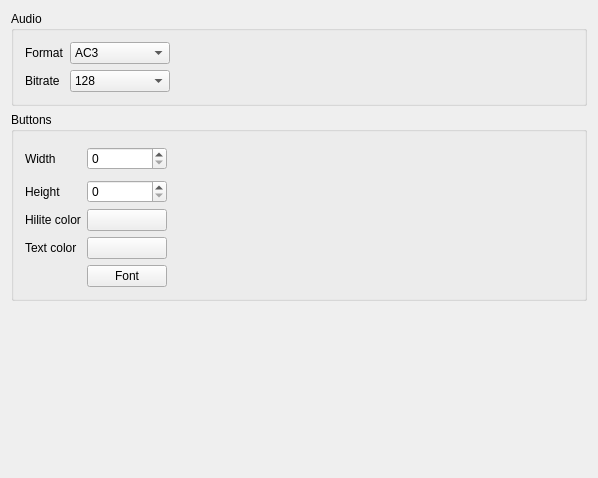
<?xml version="1.0" encoding="UTF-8"?>
<ui version="4.0">
 <class>prefAuthor</class>
 <widget class="QWidget" name="prefAuthor">
  <property name="geometry">
   <rect>
    <x>0</x>
    <y>0</y>
    <width>598</width>
    <height>478</height>
   </rect>
  </property>
  <property name="windowTitle">
   <string>Authoring options</string>
  </property>
  <layout class="QGridLayout">
   <item row="0" column="0">
    <widget class="QGroupBox" name="groupBox1">
     <property name="title">
      <string>Audio</string>
     </property>
     <layout class="QGridLayout">
      <item row="0" column="1">
       <widget class="QComboBox" name="cbAudioFormat">
        <property name="minimumSize">
         <size>
          <width>100</width>
          <height>0</height>
         </size>
        </property>
        <item>
         <property name="text">
          <string>AC3</string>
         </property>
        </item>
        <item>
         <property name="text">
          <string>MP2</string>
         </property>
        </item>
       </widget>
      </item>
      <item row="1" column="1">
       <widget class="QComboBox" name="cbAudioBitrate">
        <item>
         <property name="text">
          <string>128</string>
         </property>
        </item>
        <item>
         <property name="text">
          <string>160</string>
         </property>
        </item>
        <item>
         <property name="text">
          <string>192</string>
         </property>
        </item>
        <item>
         <property name="text">
          <string>224</string>
         </property>
        </item>
        <item>
         <property name="text">
          <string>256</string>
         </property>
        </item>
        <item>
         <property name="text">
          <string>320</string>
         </property>
        </item>
        <item>
         <property name="text">
          <string>384</string>
         </property>
        </item>
        <item>
         <property name="text">
          <string>448</string>
         </property>
        </item>
       </widget>
      </item>
      <item row="0" column="0">
       <widget class="QLabel" name="textLabel1">
        <property name="text">
         <string>Format</string>
        </property>
        <property name="wordWrap">
         <bool>false</bool>
        </property>
       </widget>
      </item>
      <item row="1" column="0">
       <widget class="QLabel" name="textLabel2">
        <property name="text">
         <string>Bitrate</string>
        </property>
        <property name="wordWrap">
         <bool>false</bool>
        </property>
       </widget>
      </item>
      <item row="0" column="2" rowspan="2">
       <spacer>
        <property name="orientation">
         <enum>Qt::Horizontal</enum>
        </property>
        <property name="sizeType">
         <enum>QSizePolicy::Expanding</enum>
        </property>
        <property name="sizeHint" stdset="0">
         <size>
          <width>151</width>
          <height>21</height>
         </size>
        </property>
       </spacer>
      </item>
     </layout>
    </widget>
   </item>
   <item row="2" column="0">
    <spacer>
     <property name="orientation">
      <enum>Qt::Vertical</enum>
     </property>
     <property name="sizeType">
      <enum>QSizePolicy::Expanding</enum>
     </property>
     <property name="sizeHint" stdset="0">
      <size>
       <width>20</width>
       <height>60</height>
      </size>
     </property>
    </spacer>
   </item>
   <item row="1" column="0">
    <widget class="QGroupBox" name="groupBox2">
     <property name="title">
      <string>Buttons</string>
     </property>
     <layout class="QGridLayout">
      <item row="0" column="0">
       <widget class="QLabel" name="textLabel3">
        <property name="text">
         <string>Width</string>
        </property>
        <property name="wordWrap">
         <bool>false</bool>
        </property>
       </widget>
      </item>
      <item row="0" column="2">
       <spacer>
        <property name="orientation">
         <enum>Qt::Horizontal</enum>
        </property>
        <property name="sizeType">
         <enum>QSizePolicy::Expanding</enum>
        </property>
        <property name="sizeHint" stdset="0">
         <size>
          <width>121</width>
          <height>31</height>
         </size>
        </property>
       </spacer>
      </item>
      <item row="1" column="0">
       <widget class="QLabel" name="textLabel5">
        <property name="text">
         <string>Height</string>
        </property>
        <property name="wordWrap">
         <bool>false</bool>
        </property>
       </widget>
      </item>
      <item row="1" column="1">
       <widget class="QSpinBox" name="inButtonHeight">
        <property name="maximum">
         <number>480</number>
        </property>
        <property name="minValue" stdset="0">
         <number>0</number>
        </property>
        <property name="maxValue" stdset="0">
         <number>480</number>
        </property>
       </widget>
      </item>
      <item row="0" column="1">
       <widget class="QSpinBox" name="inButtonWidth">
        <property name="maximum">
         <number>700</number>
        </property>
        <property name="minValue" stdset="0">
         <number>0</number>
        </property>
        <property name="maxValue" stdset="0">
         <number>700</number>
        </property>
       </widget>
      </item>
      <item row="4" column="1">
       <widget class="KPushButton" name="bButtonFont">
        <property name="text">
         <string>Font</string>
        </property>
       </widget>
      </item>
      <item row="2" column="0">
       <widget class="QLabel" name="textLabel6">
        <property name="text">
         <string>Hilite color</string>
        </property>
        <property name="wordWrap">
         <bool>false</bool>
        </property>
       </widget>
      </item>
      <item row="2" column="1">
       <widget class="KColorButton" name="cbHiliteColor">
        <property name="text">
         <string/>
        </property>
       </widget>
      </item>
      <item row="3" column="0">
       <widget class="QLabel" name="textLabel6_2">
        <property name="text">
         <string>Text color</string>
        </property>
        <property name="wordWrap">
         <bool>false</bool>
        </property>
       </widget>
      </item>
      <item row="3" column="1">
       <widget class="KColorButton" name="cbTextColor">
        <property name="text">
         <string/>
        </property>
       </widget>
      </item>
     </layout>
    </widget>
   </item>
  </layout>
 </widget>
 <layoutdefault spacing="6" margin="11"/>
 <customwidgets>
  <customwidget>
   <class>KPushButton</class>
   <extends>QPushButton</extends>
   <header>kpushbutton.h</header>
  </customwidget>
  <customwidget>
   <class>KColorButton</class>
   <extends>QPushButton</extends>
   <header>kcolorbutton.h</header>
  </customwidget>
 </customwidgets>
 <includes>
  <include location="local">kpushbutton.h</include>
  <include location="local">kcolorbutton.h</include>
  <include location="local">kcolorbutton.h</include>
 </includes>
 <resources/>
 <connections>
  <connection>
   <sender>bButtonFont</sender>
   <signal>clicked()</signal>
   <receiver>prefAuthor</receiver>
   <slot>bButtonFontClicked()</slot>
   <hints>
    <hint type="sourcelabel">
     <x>20</x>
     <y>20</y>
    </hint>
    <hint type="destinationlabel">
     <x>20</x>
     <y>20</y>
    </hint>
   </hints>
  </connection>
 </connections>
</ui>
